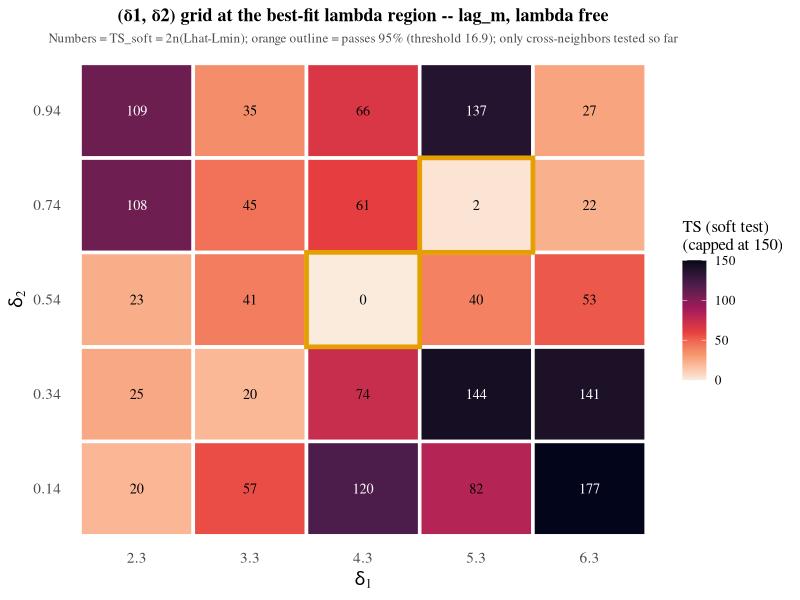

Write the R code that produced this figure.
## Heatmap of the 25-point (delta1,delta2) deltagrid (lambda free), lag_m,
## no-eta mechanism -- built to check whether +-1/+-0.2 spacing is wide
## enough for the eventual 3D cube. 2026-09-11.

library(tidyverse)

df <- read.csv("Code/Products/1283-deltagrid-lag_m-combined.csv")
n <- 32232; dg <- 9
qc95 <- qchisq(0.95, dg)
Lmin <- min(df$Lhat)
df <- df %>% mutate(
    TS_soft = 2*n*(Lhat - Lmin),
    pass = TS_soft <= qc95,
    TS_capped = pmin(TS_soft, 150)   # cap for color scale legibility
)

wong_orange <- "#E69F00"

p <- ggplot(df, aes(x = factor(delta1), y = factor(delta2))) +
    geom_tile(aes(fill = TS_capped), color = "white", linewidth = 1.2) +
    geom_text(aes(label = sprintf("%.0f", TS_soft)), family = "Times", size = 3.6,
              color = ifelse(df$TS_capped > 90, "white", "black")) +
    geom_tile(data = filter(df, pass), fill = NA, color = wong_orange, linewidth = 1.6) +
    scale_fill_viridis_c(name = "TS (soft test)\n(capped at 150)", option = "rocket", direction = -1) +
    labs(x = expression(delta[1]), y = expression(delta[2]),
         title = "(δ1, δ2) grid at the best-fit lambda region -- lag_m, lambda free",
         subtitle = "Numbers = TS_soft = 2n(Lhat-Lmin); orange outline = passes 95% (threshold 16.9); only cross-neighbors tested so far") +
    theme_minimal(base_size = 12) +
    theme(
        panel.grid = element_blank(),
        plot.title = element_text(family = "Times", size = 13, face = "bold", hjust = 0.5),
        plot.subtitle = element_text(family = "Times", size = 9.5, hjust = 0.5, color = "grey30"),
        axis.title = element_text(size = 13),
        axis.text = element_text(size = 11),
        text = element_text(family = "Times")
    )

ggsave("Paper/images/1286-deltagrid-heatmap-lag_m.png", p, width = 8.5, height = 7, dpi = 300)
cat("Saved: Paper/images/1286-deltagrid-heatmap-lag_m.png\n")
